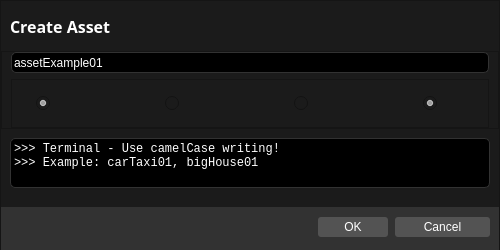
<?xml version="1.0" encoding="UTF-8"?>
<ui version="4.0">
 <class>CreateAsset</class>
 <widget class="QDialog" name="CreateAsset">
  <property name="geometry">
   <rect>
    <x>0</x>
    <y>0</y>
    <width>500</width>
    <height>250</height>
   </rect>
  </property>
  <property name="minimumSize">
   <size>
    <width>500</width>
    <height>250</height>
   </size>
  </property>
  <property name="maximumSize">
   <size>
    <width>800</width>
    <height>300</height>
   </size>
  </property>
  <property name="windowTitle">
   <string>Dialog</string>
  </property>
  <property name="styleSheet">
   <string notr="true">background-color: rgb(27, 27, 27);</string>
  </property>
  <layout class="QVBoxLayout" name="verticalLayout_3">
   <property name="spacing">
    <number>0</number>
   </property>
   <property name="leftMargin">
    <number>0</number>
   </property>
   <property name="topMargin">
    <number>0</number>
   </property>
   <property name="rightMargin">
    <number>0</number>
   </property>
   <property name="bottomMargin">
    <number>0</number>
   </property>
   <item>
    <widget class="QFrame" name="frameAll">
     <property name="frameShape">
      <enum>QFrame::StyledPanel</enum>
     </property>
     <property name="frameShadow">
      <enum>QFrame::Raised</enum>
     </property>
     <layout class="QVBoxLayout" name="verticalLayout">
      <property name="spacing">
       <number>0</number>
      </property>
      <property name="leftMargin">
       <number>0</number>
      </property>
      <property name="topMargin">
       <number>0</number>
      </property>
      <property name="rightMargin">
       <number>0</number>
      </property>
      <property name="bottomMargin">
       <number>0</number>
      </property>
      <item>
       <widget class="QFrame" name="frameTitle">
        <property name="maximumSize">
         <size>
          <width>16777215</width>
          <height>50</height>
         </size>
        </property>
        <property name="styleSheet">
         <string notr="true"/>
        </property>
        <property name="frameShape">
         <enum>QFrame::NoFrame</enum>
        </property>
        <property name="frameShadow">
         <enum>QFrame::Raised</enum>
        </property>
        <property name="lineWidth">
         <number>0</number>
        </property>
        <layout class="QHBoxLayout" name="horizontalLayout_6" stretch="0,0">
         <property name="spacing">
          <number>0</number>
         </property>
         <property name="leftMargin">
          <number>9</number>
         </property>
         <property name="topMargin">
          <number>0</number>
         </property>
         <property name="rightMargin">
          <number>9</number>
         </property>
         <property name="bottomMargin">
          <number>0</number>
         </property>
         <item>
          <widget class="QLabel" name="labelCreateProject">
           <property name="maximumSize">
            <size>
             <width>110</width>
             <height>30</height>
            </size>
           </property>
           <property name="font">
            <font>
             <family>Source Sans Pro</family>
             <pointsize>12</pointsize>
             <weight>75</weight>
             <bold>true</bold>
            </font>
           </property>
           <property name="styleSheet">
            <string notr="true">color:white;</string>
           </property>
           <property name="text">
            <string>Create Asset</string>
           </property>
           <property name="alignment">
            <set>Qt::AlignLeading|Qt::AlignLeft|Qt::AlignVCenter</set>
           </property>
          </widget>
         </item>
         <item>
          <spacer name="horizontalSpacer">
           <property name="orientation">
            <enum>Qt::Horizontal</enum>
           </property>
           <property name="sizeHint" stdset="0">
            <size>
             <width>40</width>
             <height>20</height>
            </size>
           </property>
          </spacer>
         </item>
        </layout>
       </widget>
      </item>
      <item>
       <widget class="QFrame" name="frameInput">
        <property name="frameShape">
         <enum>QFrame::StyledPanel</enum>
        </property>
        <property name="frameShadow">
         <enum>QFrame::Raised</enum>
        </property>
        <layout class="QVBoxLayout" name="verticalLayout_2">
         <property name="topMargin">
          <number>0</number>
         </property>
         <property name="bottomMargin">
          <number>0</number>
         </property>
         <item>
          <widget class="QLineEdit" name="lineEditInput">
           <property name="minimumSize">
            <size>
             <width>0</width>
             <height>21</height>
            </size>
           </property>
           <property name="font">
            <font>
             <family>Segoe UI</family>
             <pointsize>9</pointsize>
            </font>
           </property>
           <property name="styleSheet">
            <string notr="true">QLineEdit
{
	color: rgb(255, 255, 255);
	background-color: rgb(0, 0, 0);
	border-style: solid;
    border-width: 1px;
	border-radius: 5px;
	border-color: rgb(50, 50, 50);
}</string>
           </property>
           <property name="text">
            <string>assetExample01</string>
           </property>
          </widget>
         </item>
         <item>
          <widget class="QFrame" name="frameSoftwares">
           <property name="frameShape">
            <enum>QFrame::StyledPanel</enum>
           </property>
           <property name="frameShadow">
            <enum>QFrame::Raised</enum>
           </property>
           <layout class="QHBoxLayout" name="horizontalLayout">
            <property name="spacing">
             <number>65</number>
            </property>
            <property name="leftMargin">
             <number>0</number>
            </property>
            <property name="topMargin">
             <number>0</number>
            </property>
            <property name="rightMargin">
             <number>0</number>
            </property>
            <property name="bottomMargin">
             <number>0</number>
            </property>
            <item>
             <widget class="QRadioButton" name="radioButtonHoudini">
              <property name="maximumSize">
               <size>
                <width>40</width>
                <height>16777215</height>
               </size>
              </property>
              <property name="font">
               <font>
                <family>Segoe UI</family>
                <pointsize>9</pointsize>
               </font>
              </property>
              <property name="styleSheet">
               <string notr="true">color: rgb(255, 255, 255);</string>
              </property>
              <property name="text">
               <string/>
              </property>
              <property name="icon">
               <iconset resource="cioxoQtResources.qrc">
                <normaloff>:/icons/graphics/icons/houdini.svg</normaloff>:/icons/graphics/icons/houdini.svg</iconset>
              </property>
              <property name="checked">
               <bool>true</bool>
              </property>
              <property name="autoExclusive">
               <bool>false</bool>
              </property>
             </widget>
            </item>
            <item>
             <widget class="QRadioButton" name="radioButtonMaya">
              <property name="maximumSize">
               <size>
                <width>40</width>
                <height>16777215</height>
               </size>
              </property>
              <property name="font">
               <font>
                <family>Segoe UI</family>
                <pointsize>9</pointsize>
               </font>
              </property>
              <property name="styleSheet">
               <string notr="true">color: rgb(255, 255, 255);</string>
              </property>
              <property name="text">
               <string/>
              </property>
              <property name="icon">
               <iconset resource="cioxoQtResources.qrc">
                <normaloff>:/icons/graphics/icons/maya.svg</normaloff>:/icons/graphics/icons/maya.svg</iconset>
              </property>
              <property name="autoExclusive">
               <bool>false</bool>
              </property>
             </widget>
            </item>
            <item>
             <widget class="QRadioButton" name="radioButtonSubstance">
              <property name="maximumSize">
               <size>
                <width>40</width>
                <height>16777215</height>
               </size>
              </property>
              <property name="font">
               <font>
                <family>Segoe UI</family>
                <pointsize>9</pointsize>
               </font>
              </property>
              <property name="styleSheet">
               <string notr="true">color: rgb(255, 255, 255);</string>
              </property>
              <property name="text">
               <string/>
              </property>
              <property name="icon">
               <iconset resource="cioxoQtResources.qrc">
                <normaloff>:/icons/graphics/icons/adobeSubstancePainter.svg</normaloff>:/icons/graphics/icons/adobeSubstancePainter.svg</iconset>
              </property>
              <property name="autoExclusive">
               <bool>false</bool>
              </property>
             </widget>
            </item>
            <item>
             <widget class="QRadioButton" name="radioButtonNuke">
              <property name="maximumSize">
               <size>
                <width>40</width>
                <height>16777215</height>
               </size>
              </property>
              <property name="font">
               <font>
                <family>Segoe UI</family>
                <pointsize>9</pointsize>
               </font>
              </property>
              <property name="styleSheet">
               <string notr="true">color: rgb(255, 255, 255);</string>
              </property>
              <property name="text">
               <string/>
              </property>
              <property name="icon">
               <iconset resource="cioxoQtResources.qrc">
                <normaloff>:/icons/graphics/icons/nuke.svg</normaloff>:/icons/graphics/icons/nuke.svg</iconset>
              </property>
              <property name="checked">
               <bool>true</bool>
              </property>
              <property name="autoExclusive">
               <bool>false</bool>
              </property>
             </widget>
            </item>
           </layout>
          </widget>
         </item>
        </layout>
       </widget>
      </item>
      <item>
       <widget class="QFrame" name="frameInformations">
        <property name="maximumSize">
         <size>
          <width>16777215</width>
          <height>70</height>
         </size>
        </property>
        <property name="styleSheet">
         <string notr="true"/>
        </property>
        <property name="frameShape">
         <enum>QFrame::NoFrame</enum>
        </property>
        <property name="frameShadow">
         <enum>QFrame::Raised</enum>
        </property>
        <layout class="QVBoxLayout" name="verticalLayout_4">
         <property name="bottomMargin">
          <number>18</number>
         </property>
         <item>
          <widget class="QLabel" name="labelInformations">
           <property name="minimumSize">
            <size>
             <width>0</width>
             <height>50</height>
            </size>
           </property>
           <property name="maximumSize">
            <size>
             <width>16777215</width>
             <height>16777215</height>
            </size>
           </property>
           <property name="font">
            <font>
             <family>Consolas</family>
            </font>
           </property>
           <property name="cursor">
            <cursorShape>IBeamCursor</cursorShape>
           </property>
           <property name="styleSheet">
            <string notr="true">QLabel
{
	color: rgb(255, 255, 255);
	background-color: rgb(0, 0, 0);
	border-style: solid;
    border-width: 1px;
	border-radius: 5px;
	border-color: rgb(50, 50, 50);
}</string>
           </property>
           <property name="frameShape">
            <enum>QFrame::StyledPanel</enum>
           </property>
           <property name="text">
            <string>&gt;&gt;&gt; Terminal - Use camelCase writing!
&gt;&gt;&gt; Example: carTaxi01, bigHouse01</string>
           </property>
           <property name="alignment">
            <set>Qt::AlignLeading|Qt::AlignLeft|Qt::AlignTop</set>
           </property>
           <property name="wordWrap">
            <bool>true</bool>
           </property>
           <property name="margin">
            <number>9</number>
           </property>
           <property name="textInteractionFlags">
            <set>Qt::LinksAccessibleByMouse|Qt::TextSelectableByKeyboard|Qt::TextSelectableByMouse</set>
           </property>
          </widget>
         </item>
        </layout>
       </widget>
      </item>
      <item>
       <widget class="QFrame" name="frameChoice">
        <property name="minimumSize">
         <size>
          <width>0</width>
          <height>50</height>
         </size>
        </property>
        <property name="maximumSize">
         <size>
          <width>16777215</width>
          <height>33</height>
         </size>
        </property>
        <property name="styleSheet">
         <string notr="true">	background-color: rgb(50, 50, 50);</string>
        </property>
        <property name="frameShape">
         <enum>QFrame::NoFrame</enum>
        </property>
        <property name="frameShadow">
         <enum>QFrame::Raised</enum>
        </property>
        <property name="lineWidth">
         <number>0</number>
        </property>
        <layout class="QHBoxLayout" name="horizontalLayout_9">
         <property name="spacing">
          <number>6</number>
         </property>
         <property name="leftMargin">
          <number>9</number>
         </property>
         <property name="topMargin">
          <number>0</number>
         </property>
         <property name="rightMargin">
          <number>9</number>
         </property>
         <property name="bottomMargin">
          <number>9</number>
         </property>
         <item>
          <spacer name="spacerProject">
           <property name="orientation">
            <enum>Qt::Horizontal</enum>
           </property>
           <property name="sizeType">
            <enum>QSizePolicy::Fixed</enum>
           </property>
           <property name="sizeHint" stdset="0">
            <size>
             <width>10</width>
             <height>0</height>
            </size>
           </property>
          </spacer>
         </item>
         <item>
          <widget class="QLabel" name="labelSeparator">
           <property name="font">
            <font>
             <family>Source Sans Pro</family>
             <pointsize>12</pointsize>
             <weight>75</weight>
             <bold>true</bold>
            </font>
           </property>
           <property name="styleSheet">
            <string notr="true">color: rgb(255, 255, 255);</string>
           </property>
           <property name="text">
            <string/>
           </property>
           <property name="alignment">
            <set>Qt::AlignLeading|Qt::AlignLeft|Qt::AlignVCenter</set>
           </property>
          </widget>
         </item>
         <item>
          <widget class="QPushButton" name="buttonOk">
           <property name="maximumSize">
            <size>
             <width>70</width>
             <height>20</height>
            </size>
           </property>
           <property name="font">
            <font>
             <family>Segoe UI</family>
             <pointsize>9</pointsize>
             <weight>50</weight>
             <bold>false</bold>
            </font>
           </property>
           <property name="styleSheet">
            <string notr="true">QPushButton
{
	background-color: rgb(83, 83, 83);
	color: rgb(255, 255, 255);
	border-radius: 3px;
}
QPushButton:hover:!pressed
{
	background-color: rgb(100, 100, 100);
}</string>
           </property>
           <property name="text">
            <string>OK</string>
           </property>
          </widget>
         </item>
         <item>
          <spacer name="spacerButtons">
           <property name="orientation">
            <enum>Qt::Horizontal</enum>
           </property>
           <property name="sizeType">
            <enum>QSizePolicy::Fixed</enum>
           </property>
           <property name="sizeHint" stdset="0">
            <size>
             <width>1</width>
             <height>20</height>
            </size>
           </property>
          </spacer>
         </item>
         <item>
          <widget class="QPushButton" name="buttonCancel">
           <property name="minimumSize">
            <size>
             <width>0</width>
             <height>20</height>
            </size>
           </property>
           <property name="maximumSize">
            <size>
             <width>95</width>
             <height>20</height>
            </size>
           </property>
           <property name="font">
            <font>
             <family>Segoe UI</family>
             <pointsize>9</pointsize>
             <weight>50</weight>
             <bold>false</bold>
            </font>
           </property>
           <property name="styleSheet">
            <string notr="true">QPushButton
{
	background-color: rgb(83, 83, 83);
	color: rgb(255, 255, 255);
	border-radius: 3px;
}
QPushButton:hover:!pressed
{
	background-color: rgb(100, 100, 100);
}</string>
           </property>
           <property name="text">
            <string>Cancel</string>
           </property>
          </widget>
         </item>
        </layout>
       </widget>
      </item>
     </layout>
    </widget>
   </item>
  </layout>
 </widget>
 <resources>
  <include location="cioxoQtResources.qrc"/>
 </resources>
 <connections/>
</ui>
